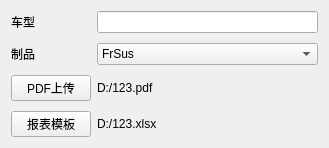
<?xml version="1.0" encoding="UTF-8"?>
<ui version="4.0">
 <class>mmind::ProductInfoSettingsPage</class>
 <widget class="QWidget" name="mmind::ProductInfoSettingsPage">
  <property name="geometry">
   <rect>
    <x>0</x>
    <y>0</y>
    <width>329</width>
    <height>146</height>
   </rect>
  </property>
  <property name="windowTitle">
   <string>Form</string>
  </property>
  <layout class="QFormLayout" name="formLayout">
   <property name="verticalSpacing">
    <number>10</number>
   </property>
   <item row="2" column="0">
    <widget class="QPushButton" name="pdfPath">
     <property name="text">
      <string>PDF上传</string>
     </property>
    </widget>
   </item>
   <item row="1" column="0">
    <widget class="QLabel" name="label">
     <property name="text">
      <string>制品</string>
     </property>
    </widget>
   </item>
   <item row="0" column="0">
    <widget class="QLabel" name="label_2">
     <property name="text">
      <string>车型</string>
     </property>
    </widget>
   </item>
   <item row="0" column="1">
    <widget class="QLineEdit" name="model"/>
   </item>
   <item row="1" column="1">
    <widget class="QComboBox" name="comboBox">
     <item>
      <property name="text">
       <string>FrSus</string>
      </property>
     </item>
     <item>
      <property name="text">
       <string>RrSus</string>
      </property>
     </item>
    </widget>
   </item>
   <item row="2" column="1">
    <widget class="QLabel" name="pdf">
     <property name="text">
      <string>D:/123.pdf</string>
     </property>
    </widget>
   </item>
   <item row="3" column="1">
    <widget class="QLabel" name="excel">
     <property name="text">
      <string>D:/123.xlsx</string>
     </property>
    </widget>
   </item>
   <item row="3" column="0">
    <widget class="QPushButton" name="excelPath">
     <property name="text">
      <string>报表模板</string>
     </property>
    </widget>
   </item>
  </layout>
 </widget>
 <resources/>
 <connections/>
</ui>
